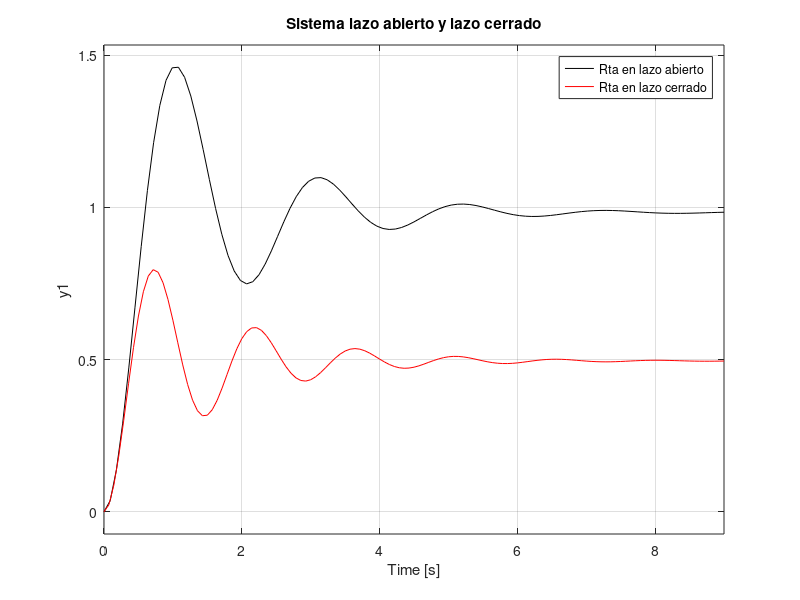
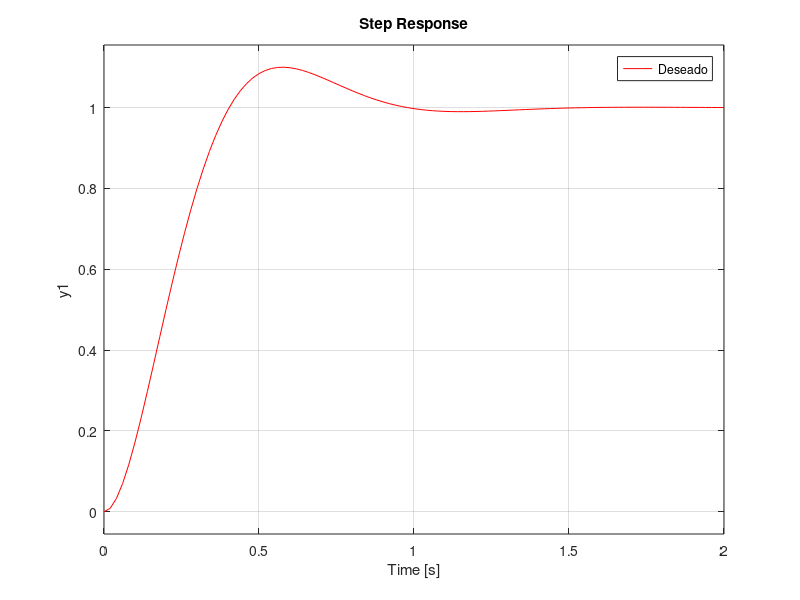
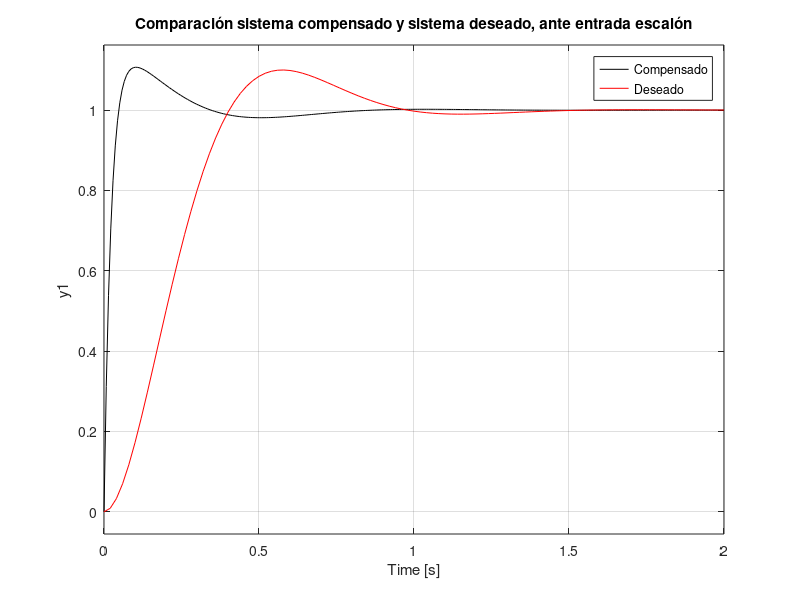
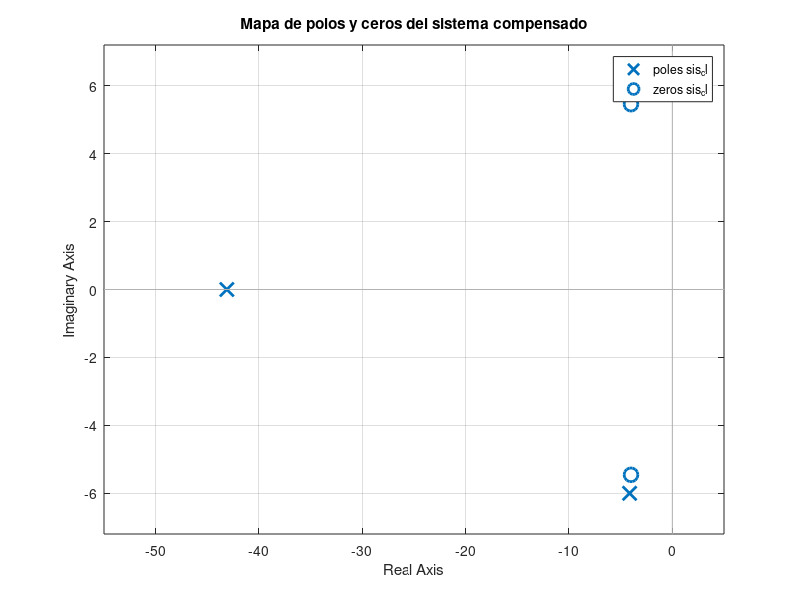

Write the MATLAB code that produced these figures, in order.
clc
close all
clear

g=tf(9.458,[1 1.378 9.615]);
g_cl=feedback(g,1);
figure
step(g,'k')
hold on
step(g_cl,'r')
title('Sistema lazo abierto y lazo cerrado')
legend('Rta en lazo abierto','Rta en lazo cerrado')

    %Deseado
Ts=1;
so=0.10;
e=sqrt((log(so))^2/(pi^2+(log(so))^2));
wn=4/(Ts*e);
g_d=tf(wn^2,[1 2*e*wn wn^2]);
figure
step(g_d,'r')
legend('Deseado')
[P Z]=pzmap(g_d)

ecu_d=[1 2*e*wn wn^2];
ecu_a=conv(ecu_d,[1 50]);       %Se aumenta el orden con un polo en -50
%--------controlador----
Kp=400/9.458;
Td=50/(9.458*Kp);
Ti=9.458*(Kp/2289);
g_c=tf([Kp*Td*Ti Kp*Ti Kp],[Ti 0]);

%Sistema compensado
sis_ol=g_c*g;
sis_cl=feedback(sis_ol,1);
figure
step(sis_cl,'k')
hold on
step(g_d,'r')
legend('Compensado','Deseado')
title('Comparación sistema compensado y sistema deseado, ante entrada escalón')
[p1 z1]=pzmap(sis_cl)
figure
pzmap(sis_cl)
title('Mapa de polos y ceros del sistema compensado')

%Discretización
Tmd=0.047/10;                        %Empirico con tiempo de subida
gc_d=c2d(g_c,Tmd,'Tustin');         %Discretiza controlador
gp_d=c2d(g,Tmd,'Tudtin');           %Discretiza el proceso
sis_ol_d=gc_d*gp_d;                 %Sistema en lazo abierto en discreto
sis_cl_d=feedback(sis_ol_d,1);      %Sistema en lazo cerrrado en discreto
figure
step(sis_cl_d,'k')
hold on
step(g_d,'r')
legend('Compensado en discreto','Deseado')
title('Respuesta del sistema en discreto')

figure
step(sis_cl_d,'k')
hold on
step(sis_cl,'b')
title('Sistema compensado en discreto y continuo')
legend('Discreto','Continuo')
